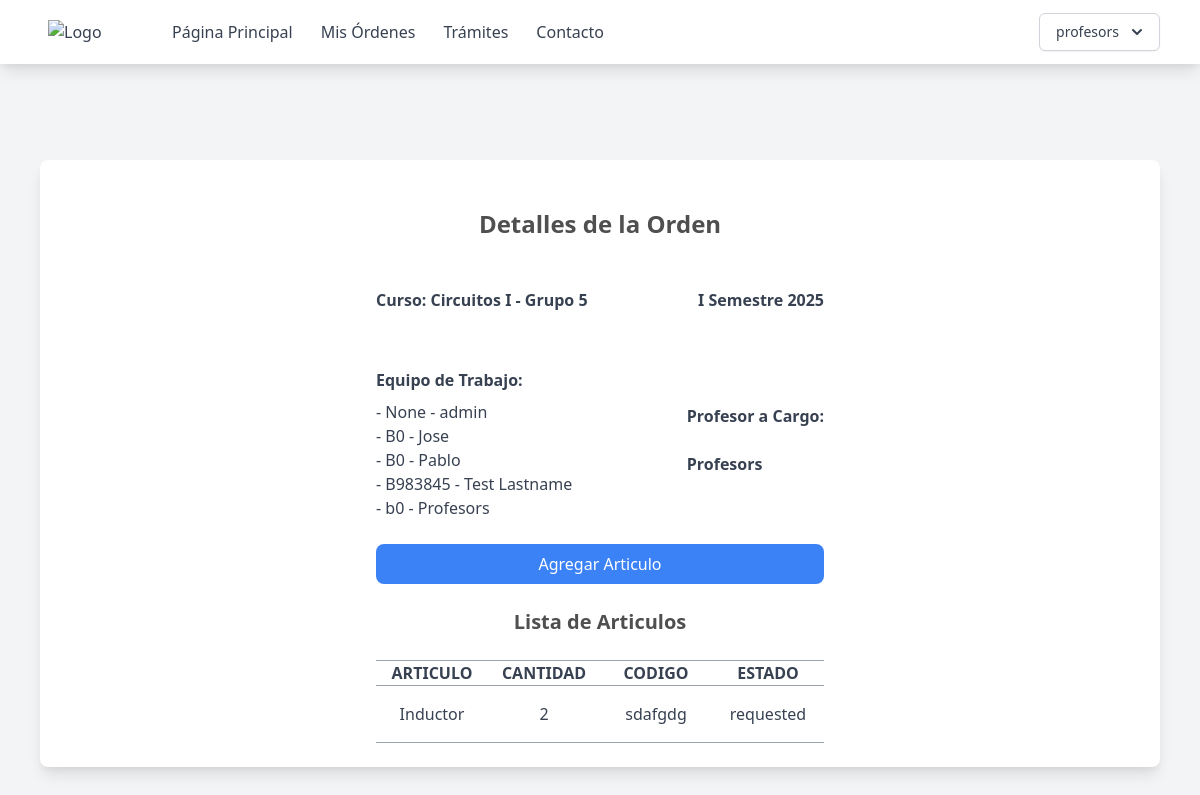
The app's page /orden/3 (signed in), older data.
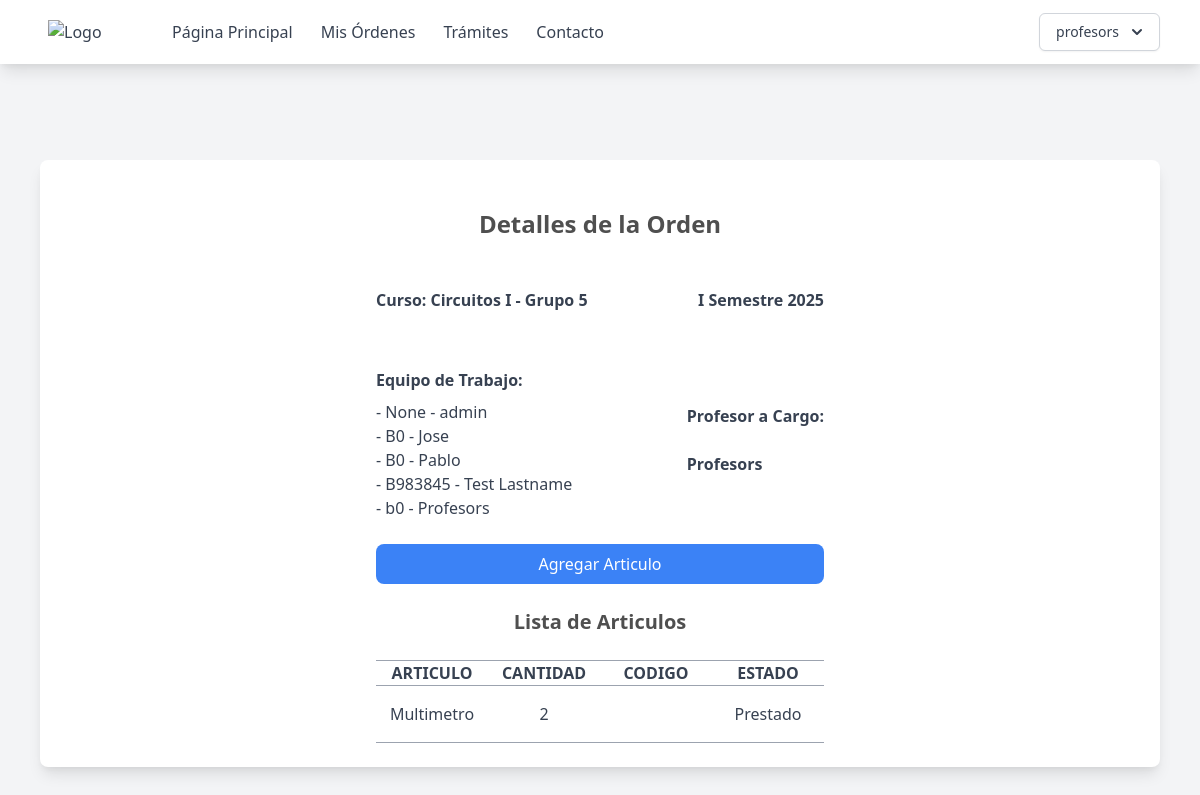
The same page, newer data.
### supply_room/models.py (models this page shows, shortened)
class Users(AbstractUser):
    name = models.CharField(max_length=200)
    email = models.EmailField(unique=True)
    role = models.CharField(max_length=200, choices=ROLE_CHOICES, default="student")
    student_id = models.CharField(max_length=200, null=True)
    username = models.CharField(max_length=50, null=True)
    groups = models.ManyToManyField(
        "ClassGroups", related_name="group_student", blank=True
    )
    orders = models.ManyToManyField("Order", related_name="order_student", blank=True)
    objects = CustomUserManager()
    USERNAME_FIELD = "email"
    REQUIRED_FIELDS = ["name", "role"]

class ItemOrder(models.Model):
    status = models.CharField(
        max_length=20, choices=STATUS_CHOICES, default="Solicitado"
    )
    quantity = models.PositiveIntegerField(validators=[MinValueValidator(1)])
    code = models.CharField(max_length=200, blank=True)
    order = models.ForeignKey(Order, on_delete=models.CASCADE)
    item = models.ForeignKey(Item, on_delete=models.CASCADE)
    def __str__(self):
        return f"{self.order.id}, {self.item.id}"

class Item(models.Model):
    name = models.CharField(max_length=200)

### supply_room/views.py (the view)
class OrderDetails(View):
    def get(self, request, *args, **kwargs):
        order = get_object_or_404(Order, pk=kwargs["pk"])
        items = ItemOrder.objects.filter(order=order)
        print(items)
        return render(
            request,
            "page/orden.html",
            {
                "order": order,
                "items": items
            },
        )

### templates/page/orden.html (shortened to what this page needs)
{% extends "base.html" %} {% block content %}
<div class="max-w-6xl mx-auto px-4 py-8 mt-16">
    <div class="bg-white rounded-lg p-6 shadow-lg backdrop-blur-xl">
        <div class="max-w-md mx-auto space-y-6">
            <h2 class="text-2xl font-bold mb-6 text-center">Detalles de la Orden</h2>
            <div class="flex justify-between items-center  ">
                <div class="block text-gray-700 text-l font-bold mb-2 space-y-4 my-6">Curso: {{ order.group.class_id.name}} - Grupo {{ order.group.number}}</div>
                <div class="block text-gray-700 text-l font-bold mb-2 space-y-4 my-6">{{ order.group.semester}}</div>
            </div>
            <div class="flex justify-between items-center  ">
                <div>
                    <div class="block text-gray-700 text-l font-bold mb-2 space-y-4 my-6">Equipo de Trabajo:</div>
                    <ul>
                        {% for member in order.student.all %}
                        <li  class="text-gray-700"> -   {{ member.student_id }} - {{ member.name }}</li>
                        {% endfor %}
                    </ul>
                </div>
                <div>
                     <div class="block text-gray-700 text-l font-bold mb-2 space-y-4 my-6">Profesor a Cargo:</div>
                     <div class="block text-gray-700 text-l font-bold mb-2 space-y-4 my-6">{{ order.group.professor.name}}</div>
                </div>
            </div>
            <a href="{% url 'orden-articulo' pk=order.id %}" class="mt-8 flex justify-center py-2 px-4 bg-blue-500 text-white rounded-lg hover:bg-blue-400 focus:outline-none focus:ring-2 focus:ring-blue-300">Agregar Articulo</a>
            <h3 class="text-xl font-bold mb-6 text-center">Lista de Articulos</h3>
             <ul class="divide-y divide-gray-400">
                 <div class="flex justify-between items-center">
                        <span class="text-gray-700 w-1/4 text-center font-bold">ARTICULO</span>
                        <span class="text-gray-700 w-1/4 text-center font-bold">CANTIDAD</span>
                        <span class="text-gray-700 w-1/4 text-center font-bold">CODIGO</span>
                        <span class="text-gray-700 w-1/4 text-center font-bold">ESTADO</span>
                 </div>
                {% for object in items %}
                <li class="py-4">
                    <div class="flex justify-between items-center">
                        <span class="text-gray-700 w-1/4 text-center">{{ object.item.name }}</span>
                        <span class="text-gray-700 w-1/4 text-center">{{ object.quantity }}</span>
                        <span class="text-gray-700 w-1/4 text-center">{{ object.code }}</span>
                        <span class="text-gray-700 w-1/4 text-center">{{ object.status }}</span>
                    </div>
                </li>
                {% empty %}
                <li class="py-4 text-center text-gray-500">No objects yet.</li>
                {% endfor %}
                 <li></li>
            </ul>
        </div>
    </div>
</div>
{% endblock %}

### templates/base.html (shortened to what this page needs)
{% load static %}
<!DOCTYPE html>
<html lang="en">
  <head>
    <link href="{% static 'output.css' %}" rel="stylesheet" />
    <link href="https://cdn.jsdelivr.net/npm/tailwindcss@2.2.19/dist/tailwind.min.css" rel="stylesheet">
  </head>
  <body class="bg-gray-100 h-full h-screen">
    <nav class="bg-white shadow-lg">
      <div class="max-w-6xl mx-auto px-4">
        <div class="flex justify-between">
          <div class="flex space-x-4">
            <div>
              <a href="{% url 'home' %}" class="flex items-center py-5 px-2 text-gray-700">
                <img src="https://eie.ucr.ac.cr/static/img/logos/EIE_v.png" alt="Logo" class="w-20 mr-2">
              </a>
            </div>
            <div class="hidden md:flex items-center space-x-1">
              <a href="{% url 'home' %}" class="py-5 px-3 text-gray-700 hover:text-gray-900">Página Principal</a>
              <a href="#" class="py-5 px-3 text-gray-700 hover:text-gray-900">Mis Órdenes</a>
              <a href="#" class="py-5 px-3 text-gray-700 hover:text-gray-900">Trámites</a>
              <a href="#" class="py-5 px-3 text-gray-700 hover:text-gray-900">Contacto</a>
            </div>
          </div>
          {% if user.is_authenticated %}
          <div class="hidden md:flex items-center space-x-1">
            <div class="relative inline-block text-left">
              <div>
                <button type="button" class="inline-flex justify-center w-full rounded-md border border-gray-300 shadow-sm px-4 py-2 bg-white text-sm font-medium text-gray-700 hover:bg-gray-50 focus:outline-none" id="menu-button" aria-expanded="true" aria-haspopup="true">
                  {{ user.username }}
                  <svg class="-mr-1 ml-2 h-5 w-5" xmlns="http://www.w3.org/2000/svg" viewBox="0 0 20 20" fill="currentColor" aria-hidden="true">
                    <path fill-rule="evenodd" d="M5.293 7.293a1 1 0 011.414 0L10 10.586l3.293-3.293a1 1 0 111.414 1.414l-4 4a1 1 0 01-1.414 0l-4-4a1 1 0 010-1.414z" clip-rule="evenodd" />
                  </svg>
                </button>
              </div>
            </div>
          </div>
          {% endif %}
        </div>
      </div>
    </nav>
    {% if user.is_authenticated %}
    <div>{% block content %} {% endblock %}</div>
    {% else %}
    <p>You are not logged in</p>
    <a href="{% url 'login' %}">Log In</a>
    {% endif %}
  </body>
</html>

Row changes from the older to the newer data that the page shows:
removed ItemOrder: item.name "Inductor", quantity "2", code "sdafgdg", status "requested"
added ItemOrder: item.name "Multimetro", quantity "2", status "Prestado"
